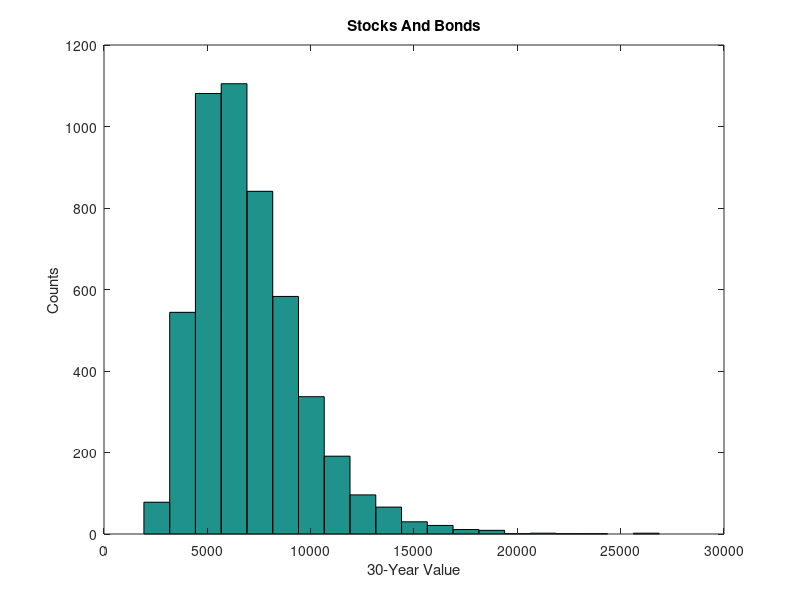

Reproduce this figure in MATLAB.
function returns()
    compound30Years();
    bondsStocks();
end

function compound30Years()
    mu = .085;
    sigma = .15;
    initial = 1000;
    
    rets = normrnd(mu, sigma, 100, 30);
    finalReturns = initial * prod(1+rets, 2);

    hist(finalReturns, 20)
    title('30-Year Compounding');
    xlabel('30-Year Value');
    ylabel('Counts');
    
    fprintf('\nInitial amount: %d', initial);
    fprintf('\nMean return: %.2f', mu);
    fprintf('\nStd Dev: %.2f', sigma);
    fprintf('\nFinal Mean: %.2f', mean(finalReturns));
    fprintf('\nFinal Std Dev: %.2f', mean(finalReturns));
    fprintf('\n\n');
end

function bondsStocks()
    mu = [.085, .03];
    correlation = -.05;
    N = 5000;
    weights = [.5, .5];
    initial = 1000;
    
    sigma = [mu(1)^2, correlation*prod(mu); correlation*prod(mu), mu(2)^2];
    
    stockReturns = ones(N, 1);
    bondReturns = ones(N, 1);
    
    for i = 1:30
        scenarios = mvnrnd(mu, sigma, N);
        stockReturns = stockReturns.*(1+scenarios(:, 1));
        bondReturns = bondReturns.*(1+scenarios(:, 2));
    end
    
    finalReturns = initial.*(weights(1).*stockReturns + weights(2).*bondReturns);
    hist(finalReturns, 20);
    title('Stocks And Bonds');
    xlabel('30-Year Value');
    ylabel('Counts');
    
    fprintf('\nInitial amount: %d', initial);
    fprintf('\nMean return:\n');
    disp(mu);
    fprintf('\nCovariance Matrix:\n');
    disp(sigma);
    fprintf('\nWeights:\n');
    disp(weights);
    fprintf('\nFinal Mean: %.2f', mean(finalReturns));
    fprintf('\nFinal Std Dev: %.2f', mean(finalReturns));
    fprintf('\n\n');
end
